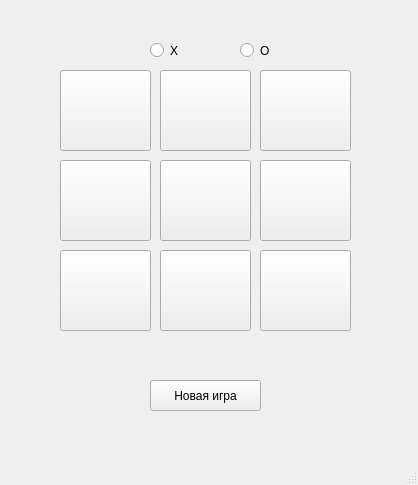
<?xml version="1.0" encoding="UTF-8"?>
<ui version="4.0">
 <class>MainWindow</class>
 <widget class="QMainWindow" name="MainWindow">
  <property name="geometry">
   <rect>
    <x>0</x>
    <y>0</y>
    <width>418</width>
    <height>485</height>
   </rect>
  </property>
  <property name="windowTitle">
   <string>MainWindow</string>
  </property>
  <widget class="QWidget" name="centralwidget">
   <widget class="QRadioButton" name="radioO">
    <property name="geometry">
     <rect>
      <x>240</x>
      <y>40</y>
      <width>31</width>
      <height>21</height>
     </rect>
    </property>
    <property name="text">
     <string>O</string>
    </property>
   </widget>
   <widget class="QRadioButton" name="radioX">
    <property name="geometry">
     <rect>
      <x>150</x>
      <y>40</y>
      <width>31</width>
      <height>21</height>
     </rect>
    </property>
    <property name="text">
     <string>X</string>
    </property>
   </widget>
   <widget class="QPushButton" name="ButtonStart">
    <property name="geometry">
     <rect>
      <x>150</x>
      <y>380</y>
      <width>111</width>
      <height>31</height>
     </rect>
    </property>
    <property name="text">
     <string>Новая игра</string>
    </property>
   </widget>
   <widget class="QPushButton" name="field1">
    <property name="geometry">
     <rect>
      <x>60</x>
      <y>70</y>
      <width>91</width>
      <height>81</height>
     </rect>
    </property>
    <property name="text">
     <string/>
    </property>
   </widget>
   <widget class="QPushButton" name="field2">
    <property name="geometry">
     <rect>
      <x>160</x>
      <y>70</y>
      <width>91</width>
      <height>81</height>
     </rect>
    </property>
    <property name="text">
     <string/>
    </property>
   </widget>
   <widget class="QPushButton" name="field3">
    <property name="geometry">
     <rect>
      <x>260</x>
      <y>70</y>
      <width>91</width>
      <height>81</height>
     </rect>
    </property>
    <property name="text">
     <string/>
    </property>
   </widget>
   <widget class="QPushButton" name="field6">
    <property name="geometry">
     <rect>
      <x>260</x>
      <y>160</y>
      <width>91</width>
      <height>81</height>
     </rect>
    </property>
    <property name="text">
     <string/>
    </property>
   </widget>
   <widget class="QPushButton" name="field9">
    <property name="geometry">
     <rect>
      <x>260</x>
      <y>250</y>
      <width>91</width>
      <height>81</height>
     </rect>
    </property>
    <property name="text">
     <string/>
    </property>
   </widget>
   <widget class="QPushButton" name="field5">
    <property name="geometry">
     <rect>
      <x>160</x>
      <y>160</y>
      <width>91</width>
      <height>81</height>
     </rect>
    </property>
    <property name="text">
     <string/>
    </property>
   </widget>
   <widget class="QPushButton" name="field8">
    <property name="geometry">
     <rect>
      <x>160</x>
      <y>250</y>
      <width>91</width>
      <height>81</height>
     </rect>
    </property>
    <property name="text">
     <string/>
    </property>
   </widget>
   <widget class="QPushButton" name="field4">
    <property name="geometry">
     <rect>
      <x>60</x>
      <y>160</y>
      <width>91</width>
      <height>81</height>
     </rect>
    </property>
    <property name="text">
     <string/>
    </property>
   </widget>
   <widget class="QPushButton" name="field7">
    <property name="geometry">
     <rect>
      <x>60</x>
      <y>250</y>
      <width>91</width>
      <height>81</height>
     </rect>
    </property>
    <property name="text">
     <string/>
    </property>
   </widget>
  </widget>
  <widget class="QStatusBar" name="statusbar">
   <property name="locale">
    <locale language="Russian" country="Russia"/>
   </property>
  </widget>
 </widget>
 <resources/>
 <connections/>
</ui>
